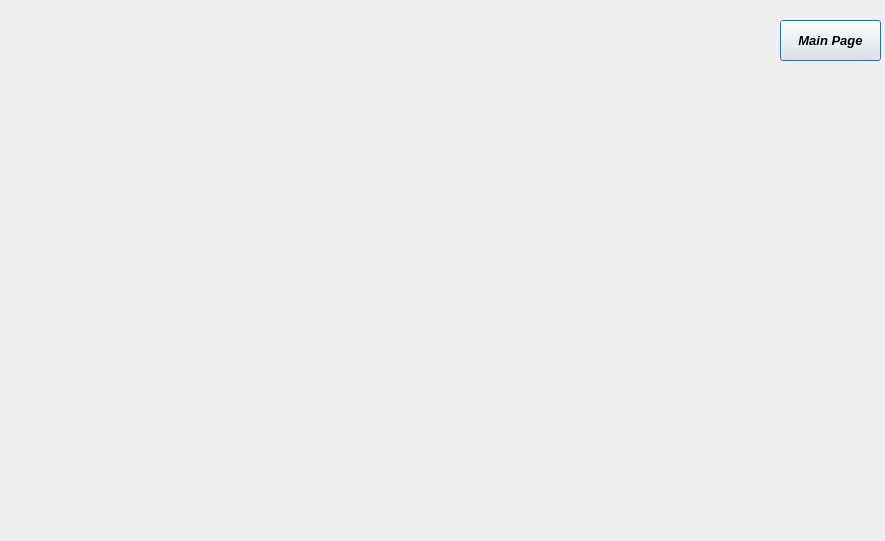
<?xml version="1.0" encoding="UTF-8"?>
<ui version="4.0">
 <class>DifferentDistance</class>
 <widget class="QDialog" name="DifferentDistance">
  <property name="geometry">
   <rect>
    <x>0</x>
    <y>0</y>
    <width>885</width>
    <height>541</height>
   </rect>
  </property>
  <property name="windowTitle">
   <string>Dialog</string>
  </property>
  <widget class="QPushButton" name="mainPagrButton">
   <property name="geometry">
    <rect>
     <x>780</x>
     <y>20</y>
     <width>101</width>
     <height>41</height>
    </rect>
   </property>
   <property name="font">
    <font>
     <family>Arial</family>
     <pointsize>10</pointsize>
     <weight>75</weight>
     <italic>true</italic>
     <bold>true</bold>
    </font>
   </property>
   <property name="text">
    <string>Main Page</string>
   </property>
  </widget>
 </widget>
 <resources/>
 <connections/>
</ui>
